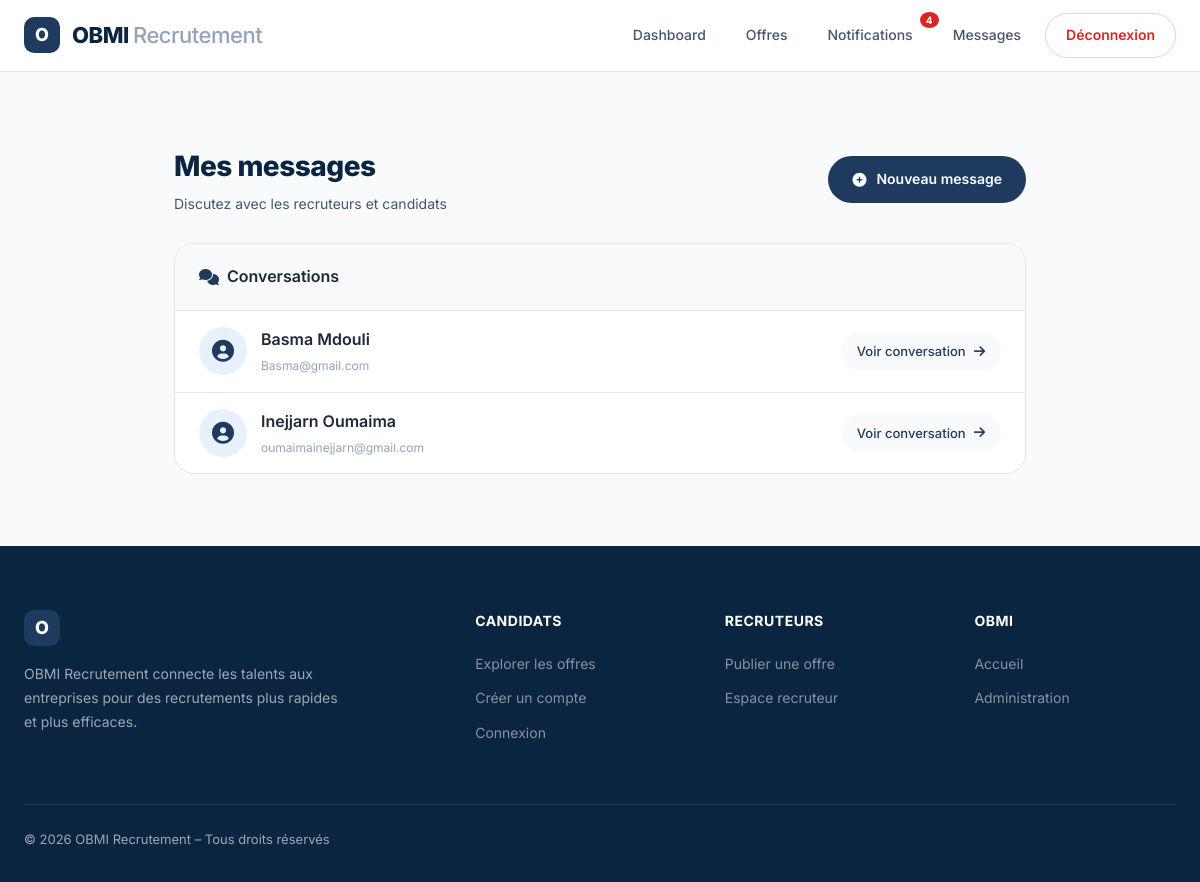
/messages/ (signed in), run on an earlier commit of the app's database.
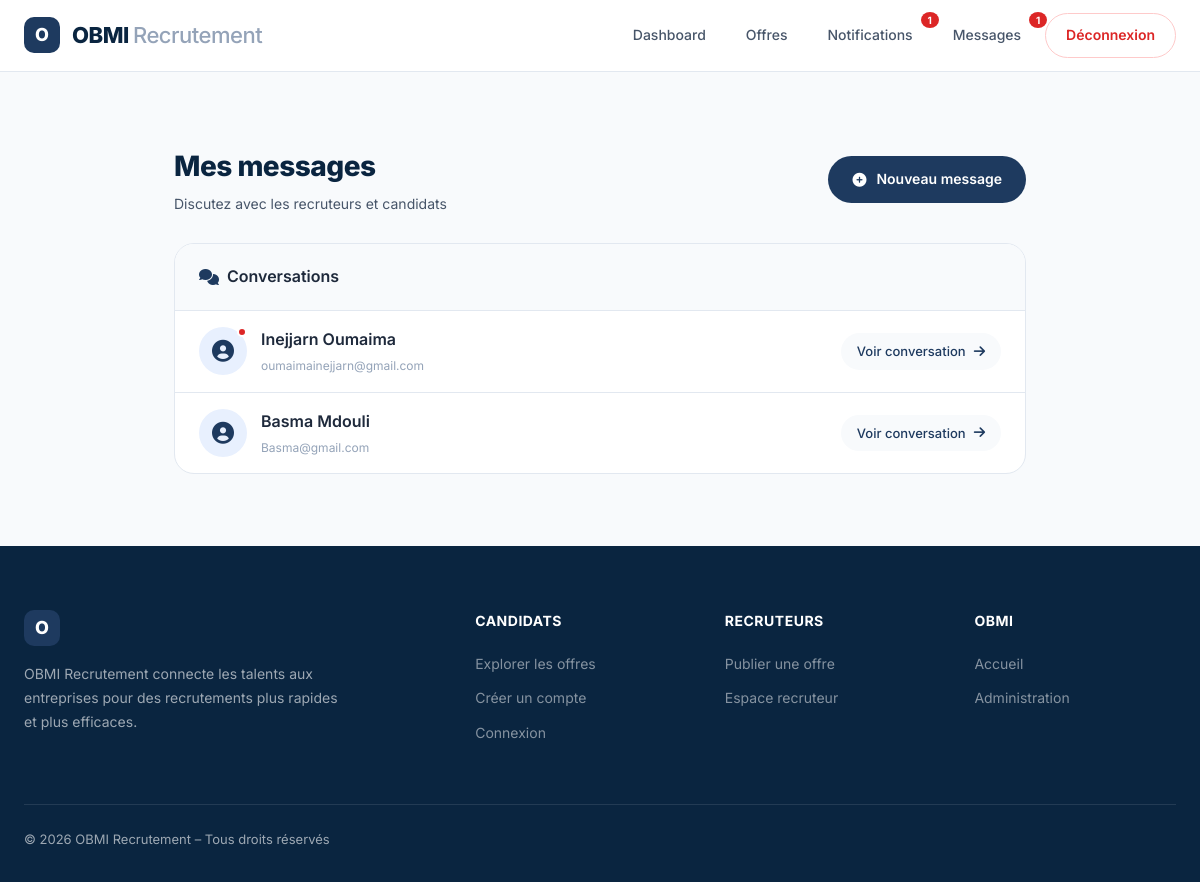
And on a later commit of the database.
### candidature/models.py (models this page shows, shortened)
class Utilisateur(AbstractUser):
    ROLE_CHOICES = [
        ('candidat', 'Candidat'),
        ('recruteur', 'Recruteur'),
        ('admin', 'Administrateur'),
    ]
    nom = models.CharField(max_length=100)
    prenom = models.CharField(max_length=100)
    email = models.EmailField(unique=True)
    motDePasse = models.CharField(max_length=128)
    dateCreation = models.DateTimeField(auto_now_add=True)
    statut = models.CharField(max_length=50, default='actif')
    role = models.CharField(max_length=20, choices=ROLE_CHOICES, default='candidat')
    photo = models.ImageField(upload_to='photos/', blank=True, null=True)

### candidature/views.py (the view)
# urls.py: path('messages/', views.messages_liste, name='messages_liste'),
@login_required
def messages_liste(request):
    conversations = {}
    messages_recus = Message.objects.filter(destinataire=request.user).order_by('-dateEnvoi')
    messages_envoyes = Message.objects.filter(expediteur=request.user).order_by('-dateEnvoi')
    for msg in messages_recus:
        if msg.expediteur.id not in conversations:
            conversations[msg.expediteur.id] = {
                'user': msg.expediteur,
                'unread': Message.objects.filter(expediteur=msg.expediteur, destinataire=request.user, lu=False).exists()
            }
    for msg in messages_envoyes:
        if msg.destinataire.id not in conversations:
            conversations[msg.destinataire.id] = {
                'user': msg.destinataire,
                'unread': False
            }
    return render(request, 'candidature/messages_liste.html', {
        'conversations': conversations.values(),
        'messages_recus': messages_recus[:5]
    })

### candidature/context_processors.py (called while the page is built)
def notifications_context(request):
    if request.user.is_authenticated:
        return {
            'unread_messages': Message.objects.filter(destinataire=request.user, lu=False).count(),
            'unread_notifications': Notification.objects.filter(utilisateur=request.user, lu=False).count(),
        }
    return {'unread_messages': 0, 'unread_notifications': 0}

### candidature/templates/candidature/messages_liste.html (shortened to what this page needs)
{% extends 'candidature/base.html' %}
{% block content %}
<div class="page-content">
    <div class="container-narrow">
        <div class="page-header">
            <div>
                <h1>Mes messages</h1>
                <p>Discutez avec les recruteurs et candidats</p>
            </div>
            <a href="{% url 'envoyer_message' %}" class="btn-new">
                <i class="fas fa-plus-circle"></i> Nouveau message
            </a>
        </div>
        <div class="conversations-card">
            <div class="section-title">
                <h3><i class="fas fa-comments"></i> Conversations</h3>
            </div>
            {% if conversations %}
                {% for conv in conversations %}
                <div class="conv-item">
                    <div class="conv-info">
                        <div class="conv-avatar"><i class="fas fa-user-circle"></i>{% if conv.unread %}<span class="unread-dot"></span>{% endif %}</div>
                        <div class="conv-details">
                            <div class="conv-name">{{ conv.user.prenom }} {{ conv.user.nom }}</div>
                            <div class="conv-email">{{ conv.user.email }}</div>
                        </div>
                    </div>
                    <a href="{% url 'conversation' conv.user.id %}" class="conv-link">
                        Voir conversation <i class="fas fa-arrow-right"></i>
                    </a>
                </div>
                {% endfor %}
            {% endif %}
        </div>
    </div>
</div>
{% endblock %}

What changed in the data, as far as the page shows it:
changed Utilisateur "Inejjarn": moves up the list
Also different on the page:
{{ unread_notifications }}: "4" → "1"
{{ unread_messages }}: (not shown) → "1"
